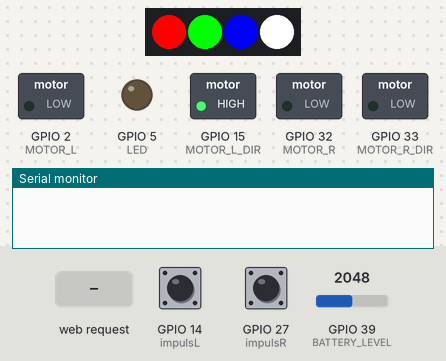
Bench run of a program on a simulated ESP32. On the bench: 4 RGB LEDs in strip order, left to right, switched loads named in the program (green lamp = pin HIGH), output pins drawn as LEDs (lit = HIGH), the last lines printed to the serial monitor. Dashed ring = blinking. Inputs (shaded band) come from the test bench; at power-on: GPIO 14 (impulsL) HIGH, GPIO 27 (impulsR) HIGH, GPIO 39 (BATTERY_LEVEL) = 2048. WiFi joins after 1.5 s; servers stay silent unless stated; storage starts empty.

Above: at 0.1 s.
At 3.9 s:
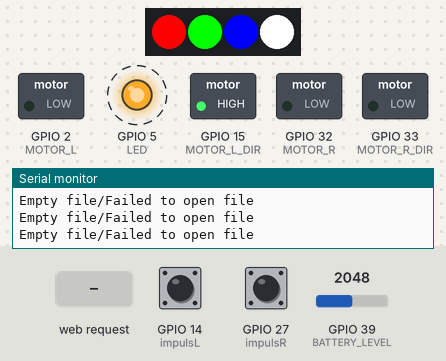
4.0 s: HTTP request GET /get received
Timing chart, 0 to 13.5 s (numbered marks = the images above; inputs shaded):
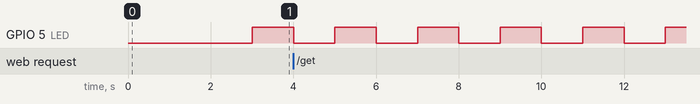

Measured:
- by itself, GPIO 5 (LED): alternates HIGH for 1.0 s and LOW for 1.0 s

The program:

main.cpp
```cpp
/******************************************************************

                        LoLin32 WiFi
                                                    қuran aug 2023
******************************************************************/

#include <Arduino.h>
#include <WiFi.h>
#include <AsyncTCP.h>
#include <SPIFFS.h>
#include <ESPAsyncWebServer.h>
#include "FastLED.h"  // wird im .pio/lipdeps/lolin32 gefunden!
#include "wlan.h"

#define TRUE                             true
#define FALSE                            false
#define WAIT_500_MSEC                    5000
#define WAIT_ONE_SEC                     10000
#define BATTERY_LEVEL                    A3      // GPIO 39
#define LED                              5

#define NUM_LEDS                         4
#define DATA_PIN                         23
#define CLOCK_PIN                        18

// #define NEW_SYSTEM

#define MOTOR_L                          2       // GPIO 2
#define MOTOR_L_DIR                      15      // GPIO 15
#define MOTOR_R                          32      // GPIO 32
#define MOTOR_R_DIR                      33      // GPIO 33

#define REFV                             68.50     // factor
#define LEN                              200
#define N                                10

AsyncWebServer server(80);
AsyncEventSource events("/events");


const char* inputText = "inputText";
const char* speedLeft = "speedLeft";

//  TIMER INTERRUPT:
hw_timer_t *timer = NULL;
volatile uint16_t tim;
volatile int oneSecFlag;
volatile int speedL, speedR;                     // between -255 up to +255
volatile int countL, countR;
void IRAM_ATTR myTimer(void);

// SPEEDOMETER:
const uint8_t impulsL = 14;
const uint8_t impulsR = 27;
void impuls_R_isr(void);
void impuls_L_isr(void);

// FastLED:

CRGB leds[NUM_LEDS];


// R"()"   Rawliteral - innerhalb dieses Strings werden die / nicht interpretiert. darum kein /" usw...


const char index_html[] = R"(
<!DOCTYPE HTML><html><head>
    <title>LoLin32 WiFi System</title>
    <meta name="viewport" content="width=device-width, initial-scale=1">
    <style>
        html {font-family: Verdana; display: inline-block; text-align: center;}
        h2 {font-size: 2.0rem; color: #00cc00;}
    </style>
    <script>
        if (!!window.EventSource)
        {
            var source = new EventSource('/events');
            source.addEventListener('open', function(e) { console.log("Events Connected");   }, false);
            source.addEventListener('error', function(e) {
                if (e.target.readyState != EventSource.OPEN) { console.log("Events Disconnected"); }
                                                                                             }, false);
            source.addEventListener('message', function(e) { console.log("message", e.data); }, false);

            source.addEventListener('adc', function(e) { console.log("adc", e.data);
                document.getElementById("adc").innerHTML = e.data;                          }, false);
        }
    </script>
    </head>
    <body>
    <h2>HTL St.P&ouml;lten :: EL</h2>
    <br>
    battery-levl: <span id="adc">%adc%</span> Volt
    <br>
    <br>
    <form action="/get" target="hidden-form">
        Enter string: <input type="text" name="inputText">
        <input type="submit" value="Submit">
    </form><br>
    <form action="/get" target="hidden-form">
        speed Left (-255 up to +255) - current value %input_speedL%: <input type="number" name="speedLeft">
        <input type="submit" value="Submit" onclick="message_popup() ">
    </form>
    <iframe style="display:none" name="hidden-form"></iframe>
</body></html>)";

// handle fileSystem:

void notFound(AsyncWebServerRequest *request)
{
    request->send(404, "text/plain", "Not found");
}

String read_file(fs::FS &fs, const char * path)
{
    // Serial.printf("Reading file: %s\r\n", path);
    File file = fs.open(path, "r");

    if(!file || file.isDirectory())
    {
        Serial.println("Empty file/Failed to open file");
        return String();
    }
    // Serial.println("- read from file:");
    String fileContent;
    while(file.available())
    {
        fileContent+=String((char)file.read());
    }
    file.close();
    // Serial.println(fileContent);
    return fileContent;
}

void write_file(fs::FS &fs, const char * path, const char * message)
{
    // Serial.printf("Writing file: %s\r\n", path);
    File file = fs.open(path, "w");
    if(!file)
    {
        Serial.println("Failed to open file for writing");
        return;
    }
    if(file.print(message))
    {
        // Serial.println("SUCCESS in writing file");
    } else {
        // Serial.println("FAILED to write file");
    }
    file.close();
}

String processor(const String& var)
{
    if     (var == "inputText")    { return read_file(SPIFFS, "/input_Text.txt");    }
    else if(var == "input_speedL") { return read_file(SPIFFS, "/input_speedL.txt");  }
    return String();
}

void setup()
{
    // hard ware configuration:
    pinMode(BATTERY_LEVEL, INPUT);
    pinMode(LED , OUTPUT);
    pinMode(MOTOR_L, OUTPUT);
    pinMode(MOTOR_L_DIR, OUTPUT);
    pinMode(MOTOR_R, OUTPUT);
    pinMode(MOTOR_R_DIR, OUTPUT);
    speedL = 0; // -255 up to +255
    speedR = 0; // -255 up to +255
    countL = countR = 0;

    pinMode(impulsL, INPUT);
    pinMode(impulsR, INPUT);

//  FastLED:

    FastLED.addLeds<SK9822, DATA_PIN, CLOCK_PIN, RBG>(leds, NUM_LEDS);

    leds[0] = CRGB{255,   0,   0};
    leds[1] = CRGB{  0, 255,   0};
    leds[2] = CRGB{  0,   0, 255};
    leds[3] = CRGB{255, 255, 255};

    FastLED.show();


    attachInterrupt(digitalPinToInterrupt(impulsR), impuls_R_isr, FALLING);
    attachInterrupt(digitalPinToInterrupt(impulsL), impuls_L_isr, FALLING);

    timer = timerBegin(0, 80, true);
    timerAttachInterrupt(timer, &myTimer, true);
    timerAlarmWrite(timer, 100, true);  // 0.1 msec
    timerAlarmEnable(timer);
    oneSecFlag = FALSE;

    tim = WAIT_ONE_SEC; while (tim);

    Serial.begin(115200);
    Serial.println("start!");

    if(!SPIFFS.begin(true))
    {
        Serial.println("An Error has occurred while mounting SPIFFS");
        return;
    }

    WiFi.mode(WIFI_STA);
    WiFi.begin(ssid, password);

     tim = WAIT_ONE_SEC; while (tim);

    if (WiFi.waitForConnectResult() != WL_CONNECTED)
    {
        Serial.println("Connecting...");
        return;
    }

    Serial.println();
    Serial.print("IP Address: ");
    Serial.println(WiFi.localIP());

    server.on("/",    HTTP_GET, [](AsyncWebServerRequest *request){ request->send_P(200, "text/html", index_html, processor); } );

    server.on("/get", HTTP_GET, [](AsyncWebServerRequest *request){
        String input_message;
        String input_parameter;

        if (request->hasParam(inputText))
        {
            input_message = request->getParam(inputText)->value();
            input_parameter = inputText;
        }
        else if (request->hasParam(speedLeft))
        {
            input_message = request->getParam(speedLeft)->value();
            input_parameter = speedLeft;

            speedL = input_message.toInt();
            speedR = speedL;
            write_file(SPIFFS, "/input_speedL.txt", input_message.c_str());
        }
        else
        {
            input_message = "No message sent";
            input_parameter = "none";
        }

        Serial.println(input_message);
        request->send(200, "text/html",
        "neuen Wert eingelesen("+ input_parameter + ") with value: " + input_message + "<br><a href=\"/\">Return to Home Page</a>");
    });
    server.onNotFound(notFound);


    // Handle Web Server Events
    events.onConnect([](AsyncEventSourceClient *client){
    if(client->lastId()){
      Serial.printf("Client reconnected! Last message ID that it got is: %u\n", client->lastId());
                       }
    //-- send event with message "hello!", id current millis
    //-- and set reconnect delay to 1 second
    client->send("hello!", NULL, millis(), 10000);
                       });
    server.addHandler(&events);

    server.begin();

}

void loop()
{
    static int x = FALSE;
    static int heart = TRUE;
    static int i = 0;
    static int j = 0;
    static float adcArray[N];
    static float oldAdc;
    static float newAdc;
    static int secCounter = 0;
    float sum;

    char text[LEN];

    int myInteger = read_file(SPIFFS, "/input_speedL.txt").toInt();

    if (oneSecFlag == TRUE)
    {
        oneSecFlag = FALSE;
        secCounter++;

        heart = (heart == HIGH) ? LOW : HIGH;
        digitalWrite(LED, heart);

        // average:
        adcArray[i] = analogRead(BATTERY_LEVEL)/ REFV;
        i++;
        if (i == N) i = 0;
        sum = 0;
        for (j = 0; j < N; j++) sum += adcArray[j];
        newAdc = sum / (float)N;

        if (((newAdc - oldAdc) > 0.02) || (secCounter > 4))
        {
            sprintf(text, "send new event! %.2f Volt", newAdc);
            Serial.println(text);
            oldAdc = newAdc;
            secCounter = 0;

            events.send(String(newAdc).c_str(),"adc",millis());
        }

    }
}

//** ISR Speedometer: ********************************************

void impuls_L_isr(void)
{
    countL++;
}

void impuls_R_isr(void)
{
    countR++;
}

//** Timer Interrupt:   ******************************************

void IRAM_ATTR myTimer(void)   // periodic timer interrupt, expires each 0.1 msec
{
    static int32_t tick = 0, tickR = 0;
    int l, r;


    tick++;
    tickR++;

    if (tim) tim--;

    if (tick == 10000)
    {
        oneSecFlag = TRUE;
        tick = 0;
    }

    // LEFT:
#ifdef NEW_SYSTEM
    if (speedL > 0)
    {
        digitalWrite(MOTOR_L_DIR, LOW );
        l = +speedL;
        if ((tickR & 0xff) < l) digitalWrite(MOTOR_L, HIGH); else digitalWrite(MOTOR_L, LOW);
    }
    else
    {
        digitalWrite(MOTOR_L, LOW );
        l = -speedL;
        if ((tickR & 0xff) < l) digitalWrite(MOTOR_L_DIR, HIGH); else digitalWrite(MOTOR_L_DIR, LOW);
    }
#else
    if (speedL > 0) { digitalWrite(MOTOR_L_DIR, LOW ); l = +speedL; }
    else            { digitalWrite(MOTOR_L_DIR, HIGH); l = -speedL; }

    if ((tickR & 0xff) < l) digitalWrite(MOTOR_L, HIGH); else digitalWrite(MOTOR_L, LOW);
#endif

    // RIGHT:
#ifdef NEW_SYSTEM
    if (speedR > 0)
    {
        digitalWrite(MOTOR_R, LOW );
        r = -speedR;
        if ((tickR & 0xff) < l) digitalWrite(MOTOR_R_DIR, HIGH); else digitalWrite(MOTOR_R_DIR, LOW);
    }
    else
    {
        digitalWrite(MOTOR_R_DIR, LOW );
        r = +speedR;
        if ((tickR & 0xff) < l) digitalWrite(MOTOR_R, HIGH); else digitalWrite(MOTOR_R, LOW);
    }
#else
    if (speedR > 0) { digitalWrite(MOTOR_R_DIR, HIGH); r = +speedR; }
    else            { digitalWrite(MOTOR_R_DIR, LOW ); r = -speedR; }

    if ((tickR & 0xff) < r) digitalWrite(MOTOR_R, HIGH); else digitalWrite(MOTOR_R, LOW);
#endif


}
```

wlan.h
```cpp
const char *ssid = "A1-A82861";
const char *password = "7PMGDV96J8";
```
